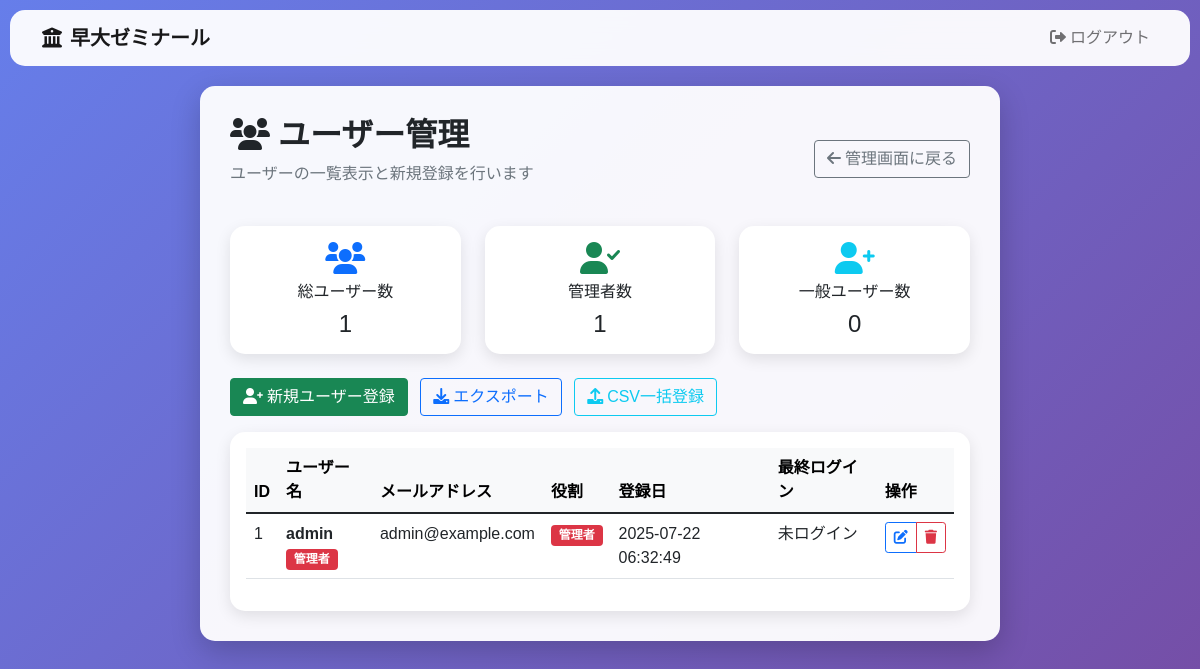
/admin/users (signed in), run on an earlier commit of the app's database.
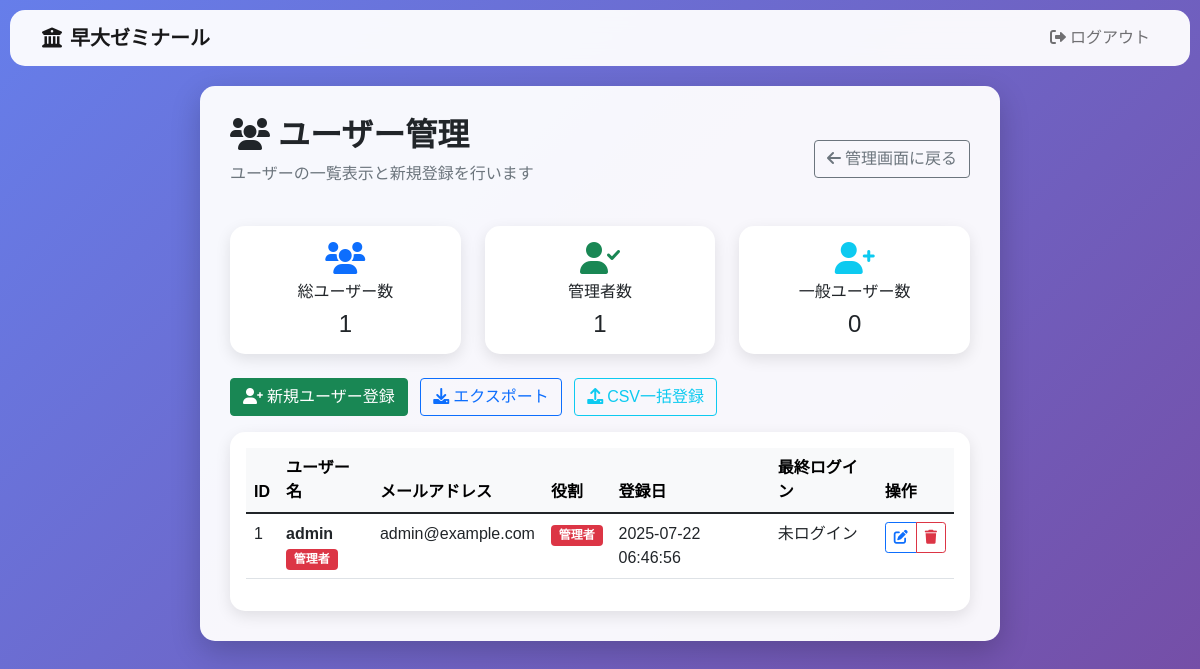
And on a later commit of the database.
### tables this page shows
CREATE TABLE users (
            id INTEGER PRIMARY KEY AUTOINCREMENT,
            student_number TEXT UNIQUE NOT NULL,
            username TEXT NOT NULL,
            full_name TEXT,
            email TEXT,
            password_hash TEXT NOT NULL,
            is_admin BOOLEAN DEFAULT FALSE,
            is_active BOOLEAN DEFAULT TRUE,
            last_login TIMESTAMP,
            created_at TIMESTAMP DEFAULT CURRENT_TIMESTAMP
        );

### routes/admin.py (the view)
@admin_bp.route('/admin/users')
@login_required
def admin_users():
    try:
        with get_db_connection() as conn:
            with get_db_cursor(conn) as cur:
                cur.execute('''
                    SELECT id, username, email, is_admin, full_name, created_at, last_login
                    FROM users
                    ORDER BY created_at DESC
                ''')
                users_data = cur.fetchall()
                users = []
                for user_data in users_data:
                    users.append({
                        'id': user_data[0],
                        'username': user_data[1],
                        'email': user_data[2],
                        'role': 'admin' if user_data[3] else 'user',
                        'full_name': user_data[4],
                        'created_at': user_data[5],
                        'last_login': user_data[6]
                    })
                return render_template('admin_users.html', users=users)
    except Exception as e:
        current_app.logger.error(f"ユーザー管理画面エラー: {e}")
        flash('ユーザー管理画面の読み込みに失敗しました', 'error')
        return redirect(url_for('admin.admin'))

### app.py (called while the page is built)
@app.context_processor
def inject_csrf_token():
    return dict(csrf_token=lambda: '')

@login_manager.user_loader
def load_user(user_id):
    try:
        with get_db_connection() as conn:
            with get_db_cursor(conn) as cur:
                cur.execute("SELECT id, username, password_hash, full_name, is_admin FROM users WHERE id = ?", (user_id,))
                user = cur.fetchone()
                if user:
                    return User(*user)
    except Exception as e:
        app.logger.error(f"ユーザー読み込みエラー: {e}")
    return None

@app.context_processor
def inject_timestamp():
    return {'timestamp': int(time.time())}

### utils/db.py (called while the page is built, shortened)
@contextmanager
def get_db_connection():
    db_type = os.getenv('DB_TYPE', 'sqlite')
    if db_type == 'sqlite':
        db_path = os.getenv('DB_PATH', 'flashcards.db')
        conn = None
        try:
            conn = sqlite3.connect(db_path)
            conn.row_factory = sqlite3.Row  # 辞書形式でアクセス可能にする
            yield conn
        finally:
            if conn:
                conn.close()

@contextmanager
def get_db_cursor(conn, cursor_factory=None):
    db_type = os.getenv('DB_TYPE', 'sqlite')
    if db_type == 'sqlite':
        cursor = conn.cursor()
        try:
            yield cursor
        finally:
            cursor.close()

### templates/admin_users.html (shortened to what this page needs)
{% extends "base.html" %}
{% block content %}
<div class="mb-4">
    <div class="d-flex justify-content-between align-items-center">
        <div>
            <h2 class="fw-bold">
                <i class="fas fa-users me-2"></i>ユーザー管理
            </h2>
            <p class="text-muted">ユーザーの一覧表示と新規登録を行います</p>
        </div>
        <div>
            <a href="{{ url_for('admin.admin') }}" class="btn btn-outline-secondary">
                <i class="fas fa-arrow-left me-1"></i>管理画面に戻る
            </a>
        </div>
    </div>
</div>
<div class="row g-4 mb-4">
    <div class="col-md-4">
        <div class="card text-center">
            <div class="card-body">
                <i class="fas fa-users fa-2x text-primary mb-2"></i>
                <h6 class="card-title">総ユーザー数</h6>
                <p class="card-text h4">{{ users|length }}</p>
            </div>
        </div>
    </div>
    <div class="col-md-4">
        <div class="card text-center">
            <div class="card-body">
                <i class="fas fa-user-check fa-2x text-success mb-2"></i>
                <h6 class="card-title">管理者数</h6>
                <p class="card-text h4">{{ users|selectattr('role', 'equalto', 'admin')|list|length }}</p>
            </div>
        </div>
    </div>
    <div class="col-md-4">
        <div class="card text-center">
            <div class="card-body">
                <i class="fas fa-user-plus fa-2x text-info mb-2"></i>
                <h6 class="card-title">一般ユーザー数</h6>
                <p class="card-text h4">{{ users|selectattr('role', 'equalto', 'user')|list|length }}</p>
            </div>
        </div>
    </div>
</div>
<div class="mb-3">
    <button class="btn btn-success me-2" onclick="showAddUserModal()">
        <i class="fas fa-user-plus me-1"></i>新規ユーザー登録
    </button>
    <button class="btn btn-outline-primary me-2" onclick="exportUsers()">
        <i class="fas fa-download me-1"></i>エクスポート
    </button>
    <button class="btn btn-outline-info me-2" onclick="showCsvUserUploadModal()">
        <i class="fas fa-upload me-1"></i>CSV一括登録
    </button>
</div>
<div class="card">
    <div class="card-body">
        <div class="table-responsive">
            <table class="table table-hover">
                <thead class="table-light">
                    <tr>
                        <th>ID</th>
                        <th>ユーザー名</th>
                        <th>メールアドレス</th>
                        <th>役割</th>
                        <th>登録日</th>
                        <th>最終ログイン</th>
                        <th>操作</th>
                    </tr>
                </thead>
                <tbody>
                    {% for user in users %}
                    <tr>
                        <td>{{ user.id }}</td>
                        <td>
                            <div class="fw-bold">{{ user.username }}</div>
                            {% if user.role == 'admin' %}
                                <span class="badge bg-danger">管理者</span>
                            {% endif %}
                        </td>
                        <td>{{ user.email or '未設定' }}</td>
                        <td>
                            {% if user.role == 'admin' %}
                                <span class="badge bg-danger">管理者</span>
                            {% else %}
                                <span class="badge bg-primary">一般ユーザー</span>
                            {% endif %}
                        </td>
                        <td>{{ user.created_at or '不明' }}</td>
                        <td>{{ user.last_login or '未ログイン' }}</td>
                        <td>
                            <div class="btn-group btn-group-sm" role="group">
                                <button class="btn btn-outline-primary" onclick="editUser({{ user.id }})" title="編集">
                                    <i class="fas fa-edit"></i>
                                </button>
                                <button class="btn btn-outline-danger" onclick="deleteUser({{ user.id }})" title="削除">
                                    <i class="fas fa-trash"></i>
                                </button>
                            </div>
                        </td>
                    </tr>
                    {% endfor %}
                </tbody>
            </table>
        </div>
    </div>
</div>
{% endblock %}

### templates/base.html (shortened to what this page needs)
<!DOCTYPE html>
<html lang="ja">
<head>
    <link href="https://cdn.jsdelivr.net/npm/bootstrap@5.1.3/dist/css/bootstrap.min.css" rel="stylesheet">
    <link href="https://cdnjs.cloudflare.com/ajax/libs/font-awesome/6.0.0/css/all.min.css" rel="stylesheet">
</head>
<body>
    <nav class="navbar navbar-expand-lg navbar-light">
        <div class="container">
            <a class="navbar-brand fw-bold" href="{{ url_for('home') }}">
                <i class="fas fa-university me-2"></i>早大ゼミナール
            </a>
            <div class="collapse navbar-collapse" id="navbarNav">
                <ul class="navbar-nav ms-auto">
                    {% if current_user.is_authenticated %}
                        <li class="nav-item">
                            <a class="nav-link" href="{{ url_for('auth.logout') }}">
                                <i class="fas fa-sign-out-alt me-1"></i>ログアウト
                            </a>
                        </li>
                    {% endif %}
                </ul>
            </div>
        </div>
    </nav>
    <div class="container">
        <div class="main-container">
            {% block content %}{% endblock %}
        </div>
    </div>
</body>
</html>

### templates/base.html (style rules this page uses)
body { background: linear-gradient(135deg, #667eea 0%, #764ba2 100%); min-height: 100vh; font-family: 'Hiragino Kaku Gothic ProN', 'Yu Gothic', sans-serif; }
.main-container { background: rgba(255, 255, 255, 0.95); border-radius: 15px; box-shadow: 0 10px 30px rgba(0, 0, 0, 0.2); margin: 20px auto; padding: 30px; max-width: 800px; }
.card { border: none; border-radius: 15px; box-shadow: 0 5px 15px rgba(0, 0, 0, 0.1); transition: all 0.3s ease; }
.navbar { background: rgba(255, 255, 255, 0.95) !important; backdrop-filter: blur(10px); border-radius: 15px; margin: 10px; }

What changed in the data, as far as the page shows it:
changed users "admin": created_at "2025-07-22 06:32:49" → "2025-07-22 06:46:56"
